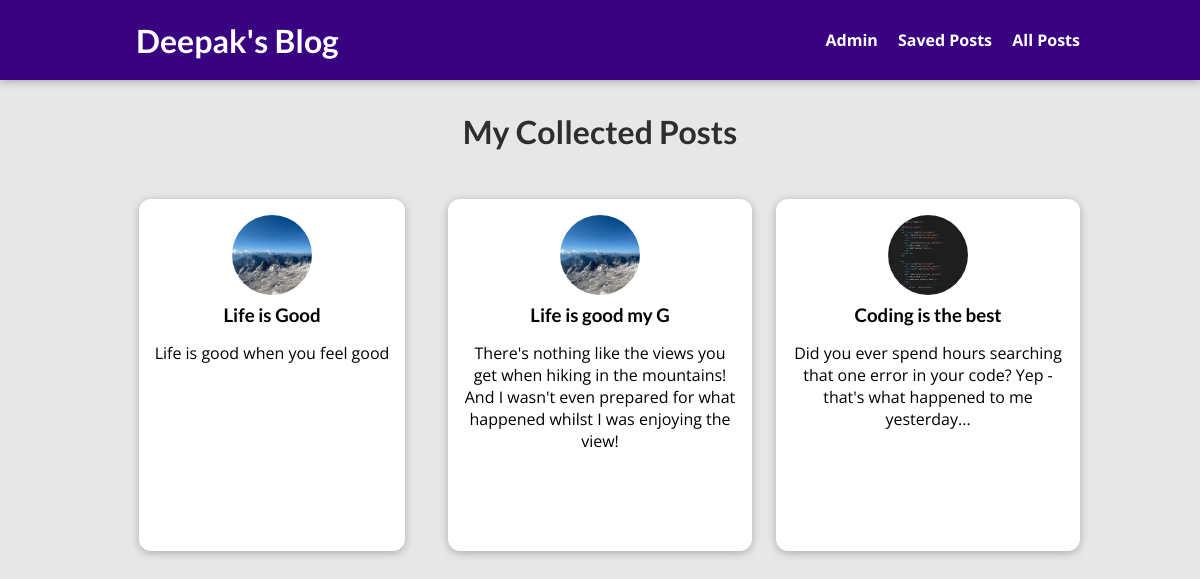
The app's page /posts, older data.
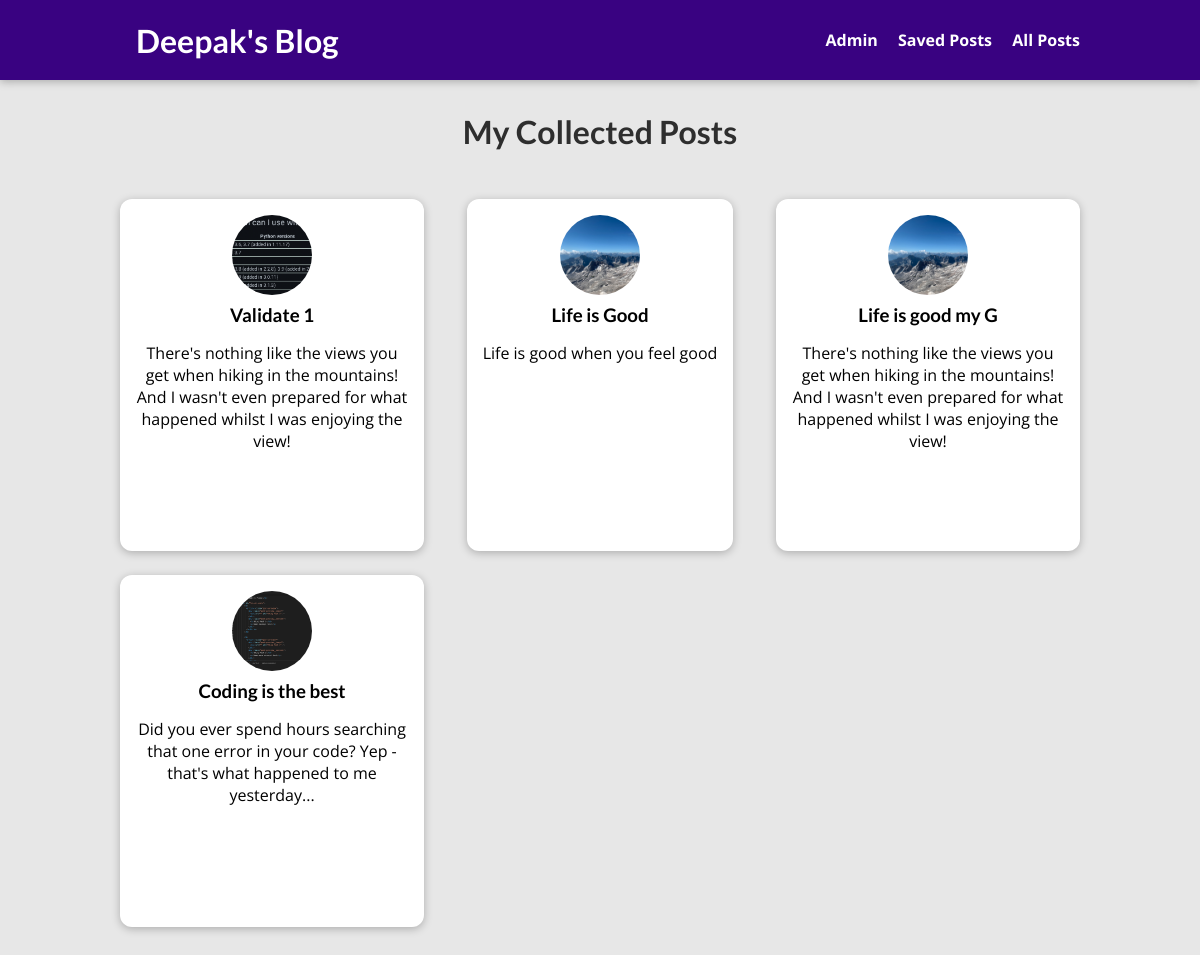
The same page, newer data.
### blog/models.py (models this page shows, shortened)
class Post(models.Model):
    title = models.CharField(max_length=150)
    excerpt = models.CharField(max_length=200)
    image = models.ImageField(upload_to="posts", null=True)
    date = models.DateField(auto_now=True)
    slug = models.SlugField(unique=True, db_index=True)
    content = models.TextField(validators=[MinLengthValidator(10)])
    author = models.ForeignKey(Author, on_delete=models.SET_NULL, related_name='posts',null=True)
    tags = models.ManyToManyField(Tag)
    url = models.URLField(max_length=200, blank=True, default='',null=True)

### blog/views.py (the view)
# urls.py: path("posts", views.Posts.as_view(), name='posts-page'),
class Posts(ListView):
    template_name = 'blog/all-posts.html'
    model = Post
    ordering = ["-date"]
    context_object_name = 'all_posts'

### blog/templates/blog/all-posts.html (shortened to what this page needs)
{% extends 'base.html' %}
{% load static %}
{% block css_files %}
    <link rel="stylesheet" href="{% static "blog/all-posts.css" %}">
    <link rel="stylesheet" href="{% static "blog/post.css" %}">
{% endblock css_files %}
{% block content %}
    <section id='all-posts'>
        <h2>My Collected Posts</h2>
        <ul>
            {% for post in all_posts %}
                {% include "blog/includes/post.html" %}
            {% endfor %}
        </ul>
    </section>
{% endblock content %}

### blog/templates/blog/includes/post.html
<li>
    <article class='post'>
        <a href="{% url 'post-detail-page' post.slug %}">
            <img src="{{ post.image.url }}" alt="{{ post.title }}">
            <div class='post_content'>
                <h3>{{ post.title }}</h3>
                <p>{{ post.excerpt }}</p>
            </div>
        </a>
    </article>
</li>

Row changes from the older to the newer data that the page shows:
added Post: image (picture), title "Validate 1", excerpt "There's nothing like the views you get when hiking in the mountains! And I wasn't even prepared for what happened whilst I was enjoying the view!"
